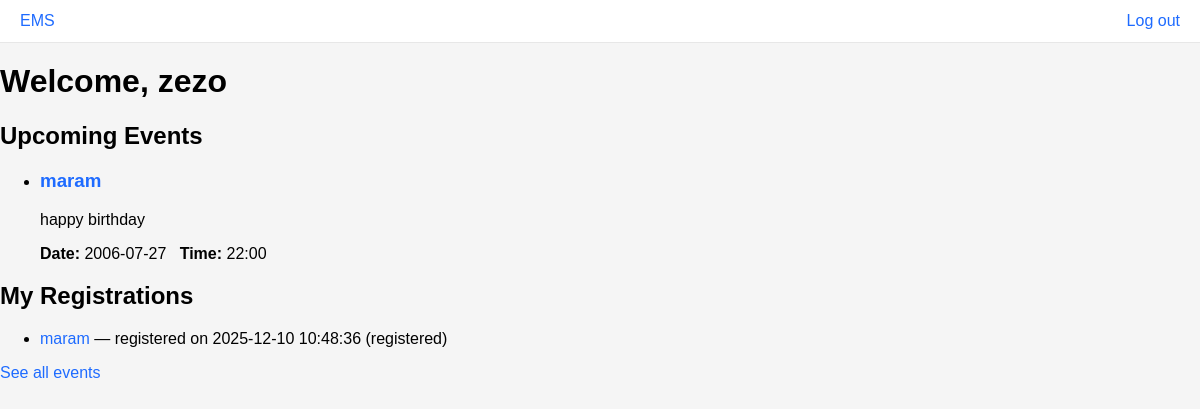
/dashboard (signed in), run on the app's committed database.
### tables this page shows
CREATE TABLE users (
  id INTEGER PRIMARY KEY AUTOINCREMENT,
  name TEXT NOT NULL,
  email TEXT NOT NULL UNIQUE,
  password_hash TEXT NOT NULL,
  role TEXT NOT NULL DEFAULT 'student',
  created_at DATETIME DEFAULT CURRENT_TIMESTAMP
);

CREATE TABLE events (
  id INTEGER PRIMARY KEY AUTOINCREMENT,
  title TEXT NOT NULL,
  description TEXT,
  location TEXT,
  date TEXT,
  time TEXT,
  status TEXT DEFAULT 'pending',
  organizer_id INTEGER,
  created_at DATETIME DEFAULT CURRENT_TIMESTAMP,
  FOREIGN KEY (organizer_id) REFERENCES users(id) ON DELETE SET NULL
);

CREATE TABLE registrations (
  id INTEGER PRIMARY KEY AUTOINCREMENT,
  student_id INTEGER NOT NULL,
  event_id INTEGER NOT NULL,
  status TEXT DEFAULT 'registered',
  registration_date DATETIME DEFAULT CURRENT_TIMESTAMP,
  UNIQUE(student_id, event_id),
  FOREIGN KEY (student_id) REFERENCES users(id) ON DELETE CASCADE,
  FOREIGN KEY (event_id) REFERENCES events(id) ON DELETE CASCADE
);

### src/controllers/main.py (the view)
@bp.route('/dashboard')
def dashboard():
	if not getattr(g, 'user', None):
		return redirect(url_for('auth.login'))
	user = g.user
	events = get_all_events(status='approved') or []
	my_events = []
	if user and user.get('role') == 'organizer':
		my_events = get_events_by_organizer(user.get('id')) or []
	my_registrations = []
	if user:
		try:
			my_registrations = get_user_registrations(user.get('id')) or []
		except Exception:
			my_registrations = []
	return render_template(
		'dashboard.html', user=user, events=events, my_events=my_events, registrations=my_registrations
	)

### src/controllers/auth_controller.py (called while the page is built)
@bp.before_app_request
def load_logged_in_user():
    user_id = session.get('user_id')
    if user_id is None:
        g.user = None
    else:
        g.user = get_user_by_id(user_id)

### src/repositories/event_repo.py (called while the page is built)
def get_all_events(status=None):
    db = get_db()
    cur = db.cursor()
    if status:
        cur.execute(
            "SELECT id, title, description, location, date, time, status, organizer_id, created_at FROM events WHERE status = ? ORDER BY date ASC",
            (status,),
        )
    else:
        cur.execute(
            "SELECT id, title, description, location, date, time, status, organizer_id, created_at FROM events ORDER BY date ASC"
        )
    rows = cur.fetchall()
    return [dict(r) for r in rows]

### src/repositories/registration_repo.py (called while the page is built)
def get_user_registrations(student_id):
    db = get_db()
    cur = db.cursor()
    cur.execute(
        "SELECT r.id, r.student_id, r.event_id, r.status, r.registration_date, e.title, e.date FROM registrations r JOIN events e ON r.event_id = e.id WHERE r.student_id = ? ORDER BY r.registration_date DESC",
        (student_id,),
    )
    rows = cur.fetchall()
    return [dict(r) for r in rows]

### src/repositories/user_repo.py (called while the page is built)
def get_user_by_id(user_id):
    db = get_db()
    cur = db.cursor()
    cur.execute("SELECT id, name, email, role FROM users WHERE id = ?", (user_id,))
    row = cur.fetchone()
    return dict(row) if row else None

### src/utils/db.py (called while the page is built)
def get_db():
    db = getattr(g, '_database', None)
    if db is None:
        db = g._database = sqlite3.connect(DB_PATH)
        db.row_factory = sqlite3.Row
    return db

    @app.teardown_appcontext
    def _close_db(exception):
        db = getattr(g, '_database', None)
        if db is not None:
            db.close()

### templates/dashboard.html (shortened to what this page needs)
{% extends "base.html" %}
{% block content %}
<div class="container">
	<h1>Welcome, {{ user.name if user else 'Guest' }}</h1>
	<section>
		<h2>Upcoming Events</h2>
		{% if events and events|length > 0 %}
			<ul class="event-list">
				{% for e in events %}
					<li>
						<h3><a href="{{ url_for('events.event_detail', event_id=e.id) }}">{{ e.title }}</a></h3>
						<p>{{ e.description[:150] }}{% if e.description|length > 150 %}...{% endif %}</p>
						<p><strong>Date:</strong> {{ e.date }} &nbsp; <strong>Time:</strong> {{ e.time }}</p>
					</li>
				{% endfor %}
			</ul>
		{% else %}
			<p>No upcoming events.</p>
		{% endif %}
	</section>
	{% if session.get('role') == 'student' and registrations and registrations|length > 0 %}
		<section>
			<h2>My Registrations</h2>
			<ul>
				{% for r in registrations %}
					<li>
						<a href="{{ url_for('events.event_detail', event_id=r.event_id) }}">{{ r.title or 'Event' }}</a>
						— registered on {{ r.registration_date }} ({{ r.status }})
					</li>
				{% endfor %}
			</ul>
		</section>
	{% endif %}
	<p>
		<a href="{{ url_for('events.events_list') }}">See all events</a>
	</p>
</div>
{% endblock %}

### static/css/style.css (style rules this page uses)
:root { --card-bg: #070707; --input-bg: #ffffff; --primary: #1e6bff; --muted: #999; }
body { margin:0; font-family: Arial, sans-serif; background: #f5f5f5; min-height:100vh; }
a { color:var(--primary); text-decoration:none; }

### data on the page
users: name "zezo"
events: title "maram", description "happy birthday", date "2006-07-27", time "22:00"
registrations: title "maram", registration_date "2025-12-10 10:48:36", status "registered"
